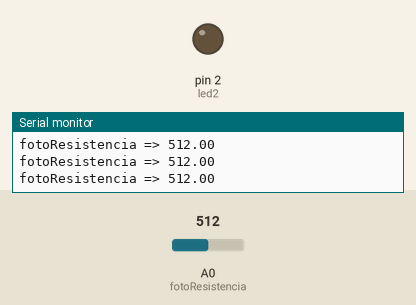
Recording of a sketch running on a simulated Arduino Uno, built with avr-gcc and run on an emulated ATmega328P. Parts: output pins drawn as LEDs (lit = HIGH), the last lines printed to the serial monitor. The inputs (shaded band) are chosen by the test bench; at power-on: A0 (fotoResistencia) = 512.

Above: at 1.2 s.
1.3 s: A0 (fotoResistencia) set to 267
4.3 s: A0 (fotoResistencia) set to 241
At 5.5 s:
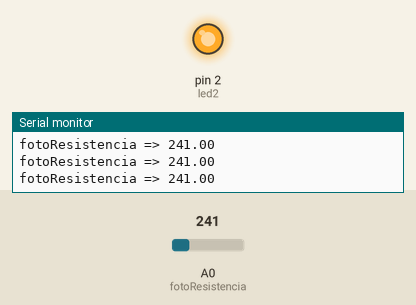
5.8 s: A0 (fotoResistencia) set to 265
At 6.2 s:
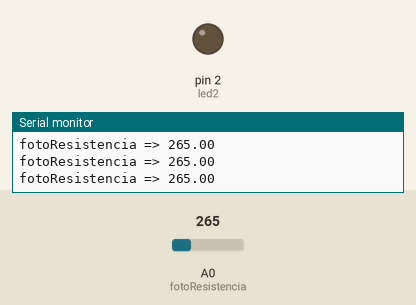
8.8 s: A0 (fotoResistencia) set to 245
At 9.9 s:
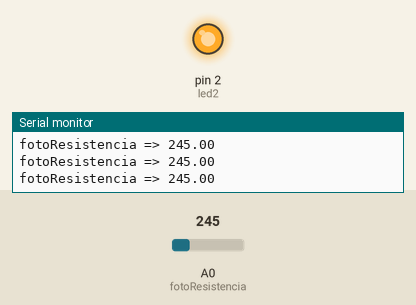
Timing chart, 0 to 11.8 s (numbered marks = the images above; inputs shaded):
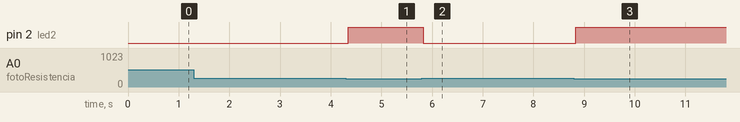

Measured:
- the behaviour switches between 256 and 255 on A0 (fotoResistencia) (found by bisection; images 0 and 1)
- after the input at 4.3 s, pin 2 (led2): LOW → HIGH at once
- after the input at 5.8 s, pin 2 (led2): HIGH → LOW at once
- after the input at 8.8 s, pin 2 (led2): LOW → HIGH at once

The sketch:

fotoresistencia_intensidad.ino
```cpp
int led2 = 2;
float fotoResistencia = A0;
float salida = 0;
void setup() {
  Serial.begin(9600);
  pinMode(led2, OUTPUT);
  pinMode(fotoResistencia, INPUT);
}

void loop() {
  salida = analogRead(fotoResistencia);
  Serial.print("fotoResistencia => ");
  Serial.println(salida);

  if (salida > 0 && salida <=255) {

      analogWrite(led2, salida);

  }else{
    digitalWrite(led2, LOW);
  }
}
```
